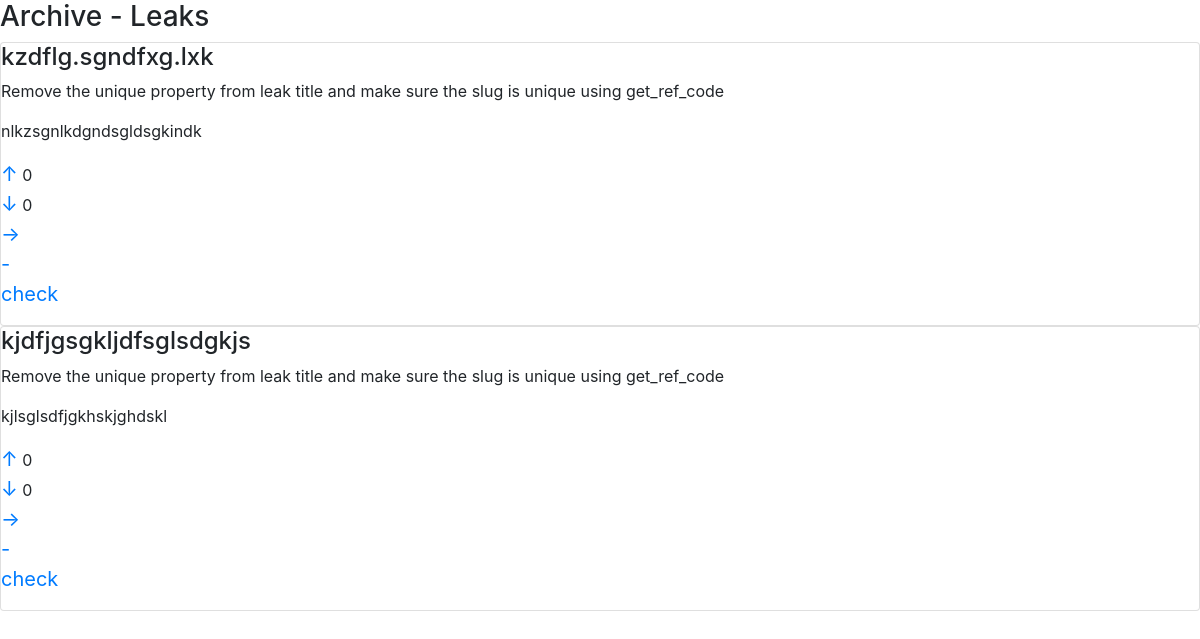
The app's page /archive/leaks-archive/ (signed in) with its own data.
### leak/models.py (models this page shows, shortened)
class Leak(models.Model):
    title = models.CharField(max_length=200, verbose_name=_('title'))
    story = RichTextField(verbose_name=_('story'), null=True) # try to change the verbose name and see what will happen
    date = models.DateTimeField(auto_now_add=True)
    category = models.ForeignKey(Category, on_delete=models.CASCADE, null=True, blank=True, related_name='leaks_category')
    subcategory = models.ForeignKey(Subcategory, on_delete=models.CASCADE, null=True, blank=True, related_name='leaks_subcategory')
    views = models.PositiveIntegerField(default=0)
    upvotes = models.PositiveIntegerField(default=0)
    downvotes = models.PositiveIntegerField(default=0)
    voters = models.ManyToManyField(User, blank=True, related_name='leaks_voted')
    slug = models.SlugField(null=True, unique=True)
    shares = models.PositiveIntegerField(default=0)
    class Meta:
        ordering = ('-id',)
    @property
    def get_number_of_upvotes(self):
        return getSimplifiedNumber(self.upvotes)
    @property
    def get_number_of_downvotes(self):
        return getSimplifiedNumber(self.downvotes)

### archive/views.py (the view)
# urls.py: path('leaks-archive/', views.LeaksArchive.as_view(), name='leaks-archive'),
class LeaksArchive(LoginRequiredMixin, View):
    redirect_field_name = 'next'
    def get(self, request):
        archive = Archive.objects.prefetch_related('leaks').get(user=self.request.user)
        leaks = archive.leaks.all()
        pg = 'archive'
        context = {
            'leaks': leaks,
            'pg': pg,
        }
        return render(self.request, 'archive/leaks_archive.html', context)

### src/utils.py (called while the page is built)
def getSimplifiedNumber(num):
    if num < 1000:
        return num
    elif num < 1000000:
        num = num / 1000
        num = round(num, 1)
        return f"{num}k"
    elif num < 1000000000:
        num = num / 1000000
        num = round(num, 1)
        return f"{num}M"
    elif num < 1000000000000:
        num = num / 1000000000
        num = round(num, 1)
        return f"{num}B"
    return num

### archive/templates/archive/leaks_archive.html (shortened to what this page needs)
{% extends 'base.html' %}
{% block content %}
<h3>
    Archive - Leaks
</h3>
{% for leak in leaks %}
    {% include 'leak/leak.html' %}
{% endfor %}
{% endblock content %}

### leak/templates/leak/leak.html
<div class='card infinite-item'>
    <h4>{{leak.title}}</h4>
    Remove the unique property from leak title and make sure the slug is unique using get_ref_code
    <p>
        <div>
            {{leak.story|safe}}
        </div>
        <span>
            <a style="font-size:20px; text-decoration: none;" class="upvote-leak" href="{% url 'leak:leak-upvote' leak.id %}">↑</a>
            <span>
                {{leak.get_number_of_upvotes}}
            </span>
        </span>
        <span>
            <a style="font-size:20px; text-decoration: none;" class="downvote-leak" href="{% url 'leak:leak-downvote' leak.id %}">↓</a>
            <span>
                {{leak.get_number_of_downvotes}}
            </span>
        </span>
        <span>
            <a style="font-size:20px; text-decoration: none;" href="{% url 'leak:leak-detail' leak.slug %}">→</a>
        </span>
        {% if pg != 'archive' %}
            <span>
                <a class="add-leak-to-archive" style="font-size:20px; text-decoration: none;" href="#" data-href="{% url 'archive:add-leak' leak.id %}">+</a>
            </span>
        {% else %}
            <span>
                <a class="remove-leak-from-archive" style="font-size:20px; text-decoration: none;" href="#" data-href="{% url 'archive:remove-leak' leak.id %}">-</a>
            </span>
        {% endif %}
        <span>
            <a  style="font-size:20px; text-decoration: none;" href="#">check</a>
        </span>
    </p>
</div>

### records on screen
Leak: title "kzdflg.sgndfxg.lxk", story "nlkzsgnlkdgndsgldsgkindk", get_number_of_upvotes "0", get_number_of_downvotes "0"
Leak: title "kjdfjgsgkljdfsglsdgkjs", story "kjlsglsdfjgkhskjghdskl", get_number_of_upvotes "0", get_number_of_downvotes "0"
